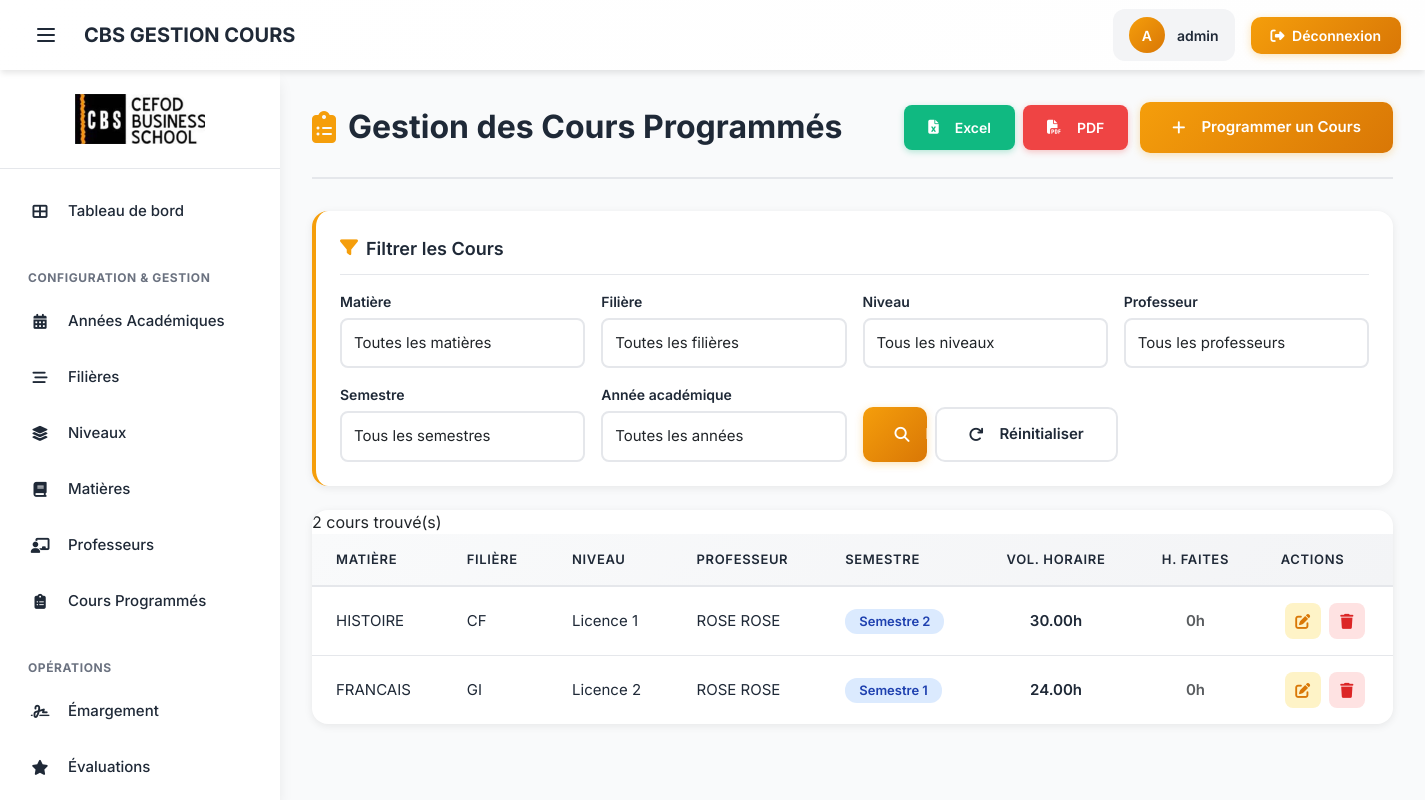
The page /cours-programmes/ (signed in) on the database as committed earlier.
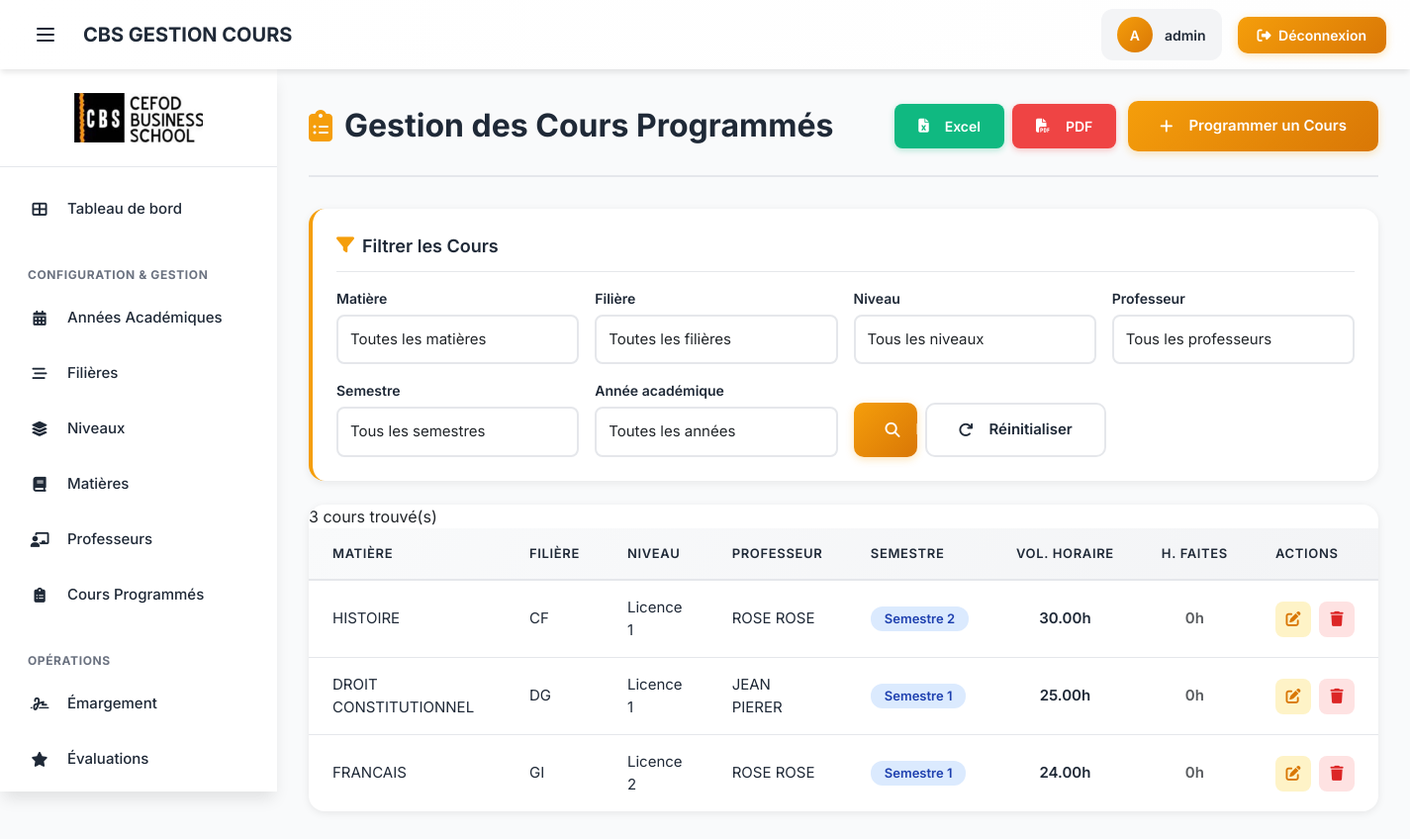
The same page on the database as committed later.
### gestion_cours/models.py (models this page shows, shortened)
class MatiereProgrammee(models.Model):
    SEMESTRE_CHOICES = [
        ('S1', 'Semestre 1'),
        ('S2', 'Semestre 2'),
    ]
    matiere = models.ForeignKey(Matiere, on_delete=models.CASCADE)
    filiere = models.ForeignKey(Filiere, on_delete=models.CASCADE)
    niveau = models.ForeignKey(Niveau, on_delete=models.CASCADE)
    professeur = models.ForeignKey(Professeur, on_delete=models.CASCADE)
    annee_academique = models.ForeignKey(AnneeAcademique, on_delete=models.CASCADE)
    semestre = models.CharField(
        max_length=2,
        choices=SEMESTRE_CHOICES,
        default='S1'
    )
    nbr_heure = models.DecimalField(max_digits=5, decimal_places=2, verbose_name="Volume horaire prévu")
    date_debut_estimee = models.DateField(null=True, blank=True)
    date_fin_estimee = models.DateField(null=True, blank=True)
    class Meta:
        verbose_name_plural = "Matières Programmées"
        unique_together = ('matiere', 'filiere', 'niveau', 'annee_academique', 'semestre')

class Matiere(models.Model):
    code = models.CharField(max_length=10, unique=True)
    libelle = models.CharField(max_length=100)
    def __str__(self):
        return self.libelle
    class Meta:
        verbose_name_plural = "Matières"

class Filiere(models.Model):
    code = models.CharField(max_length=10, unique=True)
    libelle = models.CharField(max_length=100)
    def __str__(self):
        return self.libelle
    class Meta:
        verbose_name_plural = "Filières"

class Niveau(models.Model):
    LIBELLE_CHOICES = [
        ('Licence', 'Licence'),
        ('Master', 'Master'),
    ]
    libelle = models.CharField(max_length=10, choices=LIBELLE_CHOICES)
    niv = models.IntegerField() # 1, 2 ou 3
    filiere = models.ForeignKey(Filiere, on_delete=models.CASCADE)
    def __str__(self):
        return f"{self.libelle} {self.niv} - {self.filiere.code}"
    class Meta:
        verbose_name_plural = "Niveaux"
        unique_together = ('libelle', 'filiere', 'niv')

class Professeur(models.Model):
    nom = models.CharField(max_length=100)
    prenoms = models.CharField(max_length=150)
    contact = models.CharField(max_length=50, unique=True)
    email = models.EmailField(unique=True)
    grade = models.CharField(
        max_length=100,
        null=True,
        blank=True,
        verbose_name="Grade universitaire"
    )
    domaine = models.CharField(
        max_length=100,
        null=True,
        blank=True,
        verbose_name="Domaine d'expertise"
    )
    cv = models.FileField(
        upload_to='professeurs/cvs/',
        null=True,
        blank=True,
        verbose_name="CV (Fichier)"
    )
    dernier_diplome = models.FileField(
        upload_to='professeurs/diplomes/',
        null=True,
        blank=True,
        verbose_name="Dernier Diplôme (Fichier)"
    )
    def __str__(self):
        return f"{self.nom} {self.prenoms}"
    class Meta:
        verbose_name = "Professeur"
        verbose_name_plural = "Professeurs"
        ordering = ['nom']

### gestion_cours/views.py (the view, shortened to what this page needs)
# urls.py: path('cours-programmes/', views.matiereprogrammee_list_view, name='matiereprogrammee_list'),
@login_required
def matiereprogrammee_list_view(request):
    annee_active = get_active_annee_academique()
    if not annee_active:
        messages.warning(request, "Attention : Aucune Année Académique active. Affichage de la liste vide.")
        matiere_list = MatiereProgrammee.objects.none()
    else:
        matiere_list = MatiereProgrammee.objects.filter(
            annee_academique=annee_active
        ).select_related(
            'matiere', 'professeur', 'niveau', 'filiere', 'annee_academique'
        ).order_by('filiere__libelle', 'niveau__niv')
    matiere_filter = MatiereProgrammeeFilter(request.GET, queryset=matiere_list)
    context = {
        'filter': matiere_filter,
        'object_list': matiere_filter.qs,
    }
    return render(request, 'gestion_cours/matiereprogrammee_list.html', context)

### gestion_cours/models.py (called while the page is built)
    def __str__(self):
        return self.annee_accademique

### gestion_cours/views.py (called while the page is built)
def get_active_annee_academique():
    try:
        return AnneeAcademique.objects.get(active=True)
    except AnneeAcademique.DoesNotExist:
        return None
    except AnneeAcademique.MultipleObjectsReturned:
        return AnneeAcademique.objects.filter(active=True).order_by('-id').first()

### gestion_cours/templates/gestion_cours/matiereprogrammee_list.html (shortened to what the changed rows need)
{% extends "base.html" %}
{% load static %}
{% block content %}
<div class="page-header">
    <h1 class="page-title">
        <i class="fas fa-clipboard-list"></i>
        Gestion des Cours Programmés
    </h1>
</div>
<div class="filter-card">
    <form method="get" class="filter-form">
        {% for field in filter.form %}
        <div class="filter-group">
            <label for="{{ field.id_for_label }}">{{ field.label }}</label>
            {{ field }}
        </div>
        {% endfor %}
    </form>
</div>
<div class="table-card">
    <div class="table-wrapper">
        {% if object_list %}
        <div class="results-info">
            {{ object_list|length }} cours trouvé(s)
        </div>
        <table class="data-table" data-sortable>
            <thead>
                <tr>
                    <th data-sortable>Matière</th>
                    <th data-sortable>Filière</th>
                    <th data-sortable>Niveau</th>
                    <th data-sortable>Professeur</th>
                    <th data-sortable>Semestre</th>
                    <th class="text-center">Vol. Horaire</th>
                    <th class="text-center">H. Faites</th>
                    <th class="col-actions">Actions</th>
                </tr>
            </thead>
            <tbody>
                {% for cours in object_list %}
                <tr>
                    <td class="font-medium">{{ cours.matiere.libelle }}</td>
                    <td>{{ cours.filiere.code }}</td>
                    <td>{{ cours.niveau.libelle }} {{ cours.niveau.niv }}</td>
                    <td>{{ cours.professeur }}</td>
                    <td>
                        <span class="badge badge-info">{{ cours.get_semestre_display }}</span>
                    </td>
                    <td class="text-center col-number">{{ cours.nbr_heure }}h</td>
                    <td class="text-center col-number">
                        {% if cours.total_heures_faites %}
                            <span class="badge badge-success">{{ cours.total_heures_faites }}h</span>
                        {% else %}
                            <span class="text-muted">0h</span>
                        {% endif %}
                    </td>
                    <td class="col-actions">
                        <div class="action-buttons">
                            <a href="{% url 'gestion_cours:matiereprogrammee_update' cours.pk %}"
                               class="action-btn action-btn-edit"
                               title="Modifier">
                                <i class="fas fa-edit"></i>
                            </a>
                            <a href="{% url 'gestion_cours:matiereprogrammee_delete' cours.pk %}"
                               class="action-btn action-btn-delete"
                               title="Supprimer"
                               data-confirm="Voulez-vous vraiment supprimer ce cours ?">
                                <i class="fas fa-trash"></i>
                            </a>
                        </div>
                    </td>
                </tr>
                {% endfor %}
            </tbody>
        </table>
        {% endif %}
    </div>
</div>
{% endblock %}

Rows that differ between the two databases and show on the page:
added MatiereProgrammee: matiere.libelle "DROIT CONSTITUTIONNEL", filiere.code "DG", niveau.libelle "Licence", niveau.niv "1", professeur "JEAN PIERER", semestre "Semestre 1", nbr_heure "25.00"
Other text that changed with them:
{{ object_list|length }}: "2" → "3"
